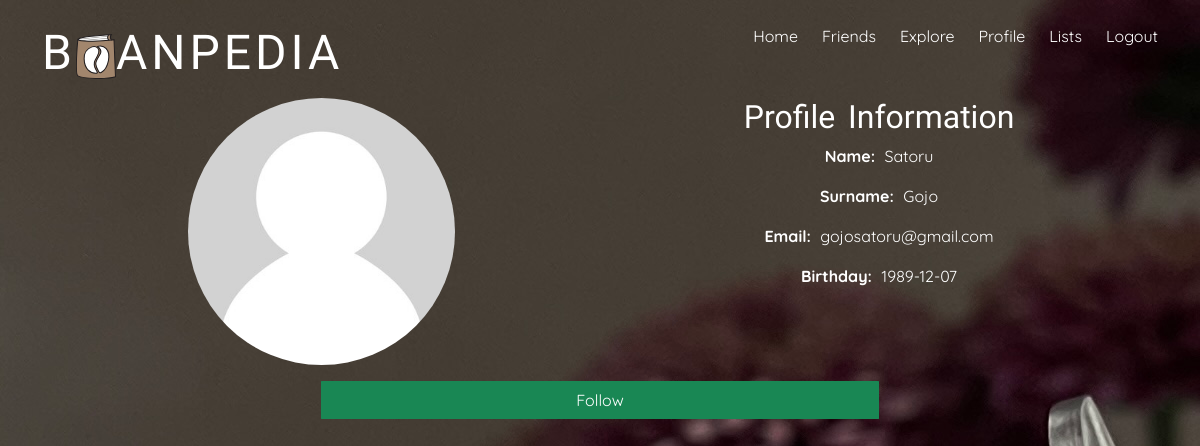
The app's page /project/profile.php?user_id=3 with its own data.
### tables this page shows
CREATE TABLE `users` (
  `id` int NOT NULL,
  `name` varchar(255) NOT NULL,
  `surname` varchar(255) NOT NULL,
  `username` varchar(255) NOT NULL,
  `email` varchar(255) NOT NULL,
  `password` varchar(255) NOT NULL,
  `contact` int NOT NULL,
  `birthday` date DEFAULT NULL
);

### project/profile.php (the view, shortened to what this page needs)
<?php
include "config.php";
if (isset($_GET['user_id'])) {
    $profile_user_id = $_GET['user_id'];
} else {
    $profile_user_id = $_SESSION['id'];
}
$query = "SELECT * FROM users WHERE id = ?";
$stmt = $conn->prepare($query);
$stmt->bind_param("i", $profile_user_id);
$stmt->execute();
$result = $stmt->get_result();
$user = $result->fetch_assoc();
include "head.php";
?>
        <link rel="stylesheet" type="text/css" href="css/style.css"/>
        <link rel="stylesheet" type="text/css" href="css/index.css"/>
        <link rel="stylesheet" type="text/css" href="css/profile.css"/>
    </head>
    <body>
    <div class="container justify-content-center align-items-center">
    <?php include "header.php";?>
    <div class="container justify-content-center align-items-center">
    <div class="row">
        <div class="col-md-6 align-items-center">
            <img src="images/profile.jpg" class="w-50 img-fluid rounded-circle" alt="Profile Image">
        </div>
        <div class="col-md-6">
            <h2>Profile Information</h2>
            <p class="p"><strong>Name:</strong> <?php echo $user['name']; ?></p>
            <p class="p"><strong>Surname:</strong> <?php echo $user['surname']; ?></p>
            <p class="p"><strong>Email:</strong> <?php echo $user['email']; ?></p>
            <p class="p"><strong>Birthday:</strong> <?php echo $user['birthday']; ?></p>
        </div>
    </div>
</div>
    <div class="row">
        <div class="col-12">
            <?php
            $loggedInUserId = $_SESSION['id'];
            if(isset($_GET['user_id'])){
                $query = "SELECT * FROM users WHERE id = ?";
                $stmt = $conn->prepare($query);
                $stmt->bind_param("i", $_GET['user_id']);
                $stmt->execute();
                $result = $stmt->get_result();
                $user = $result->fetch_assoc();
                $profileUserId = $user['id'];
                if ($loggedInUserId !== $profileUserId) {
                    $query = "SELECT 1 FROM follows WHERE follower_id = ? AND following_id = ?";
                    $stmt = $conn->prepare($query);
                    $stmt->bind_param("ii", $loggedInUserId, $profileUserId);
                    $stmt->execute();
                    $result = $stmt->get_result();
                    if ($result->num_rows > 0) {
                        echo '<button class="btn btn-danger mt-3 w-50 mb-2" id="unfollowBtn" data-action="unfollow">Unfollow</button>
                            <a href="messages.php?user_id=' . $profileUserId . '"><button class="btn btn-dark w-50" id="sendMessageBtn">Send Message</button></a>';
                    } else {
                        echo '<button class="btn btn-success mt-3 w-50 mb-2" id="followBtn" data-action="follow">Follow</button>';
                    }
                }
            }
            ?>
        </div>
        </div>
    </div>
    </body>
</html>

### project/css/style.css (style rules this page uses)
h2, h3 { font-family: 'Gilda Display', sans-serif; font-size: 2em; color: white; }
body { font-family: 'Quicksand', sans-serif; font-size: 1em; word-spacing: 5px; background-image: url('../images/bg.JPG'); }
.p { color: white; }

### project/css/index.css (style rules this page uses)
.btn { border-radius: 0.5%; -webkit-border-radius: 0.5%; -moz-border-radius: 0.5%; -ms-border-radius: 0.5%; -o-border-radius: 0.5%; }

### project/css/profile.css (style rules this page uses)
.container { text-align: center; align-items: center; justify-content: center; flex-direction: column; }
body { height:100vh; }

### records on screen
users: name "Satoru", surname "Gojo", email "gojosatoru@gmail.com", birthday "1989-12-07"
